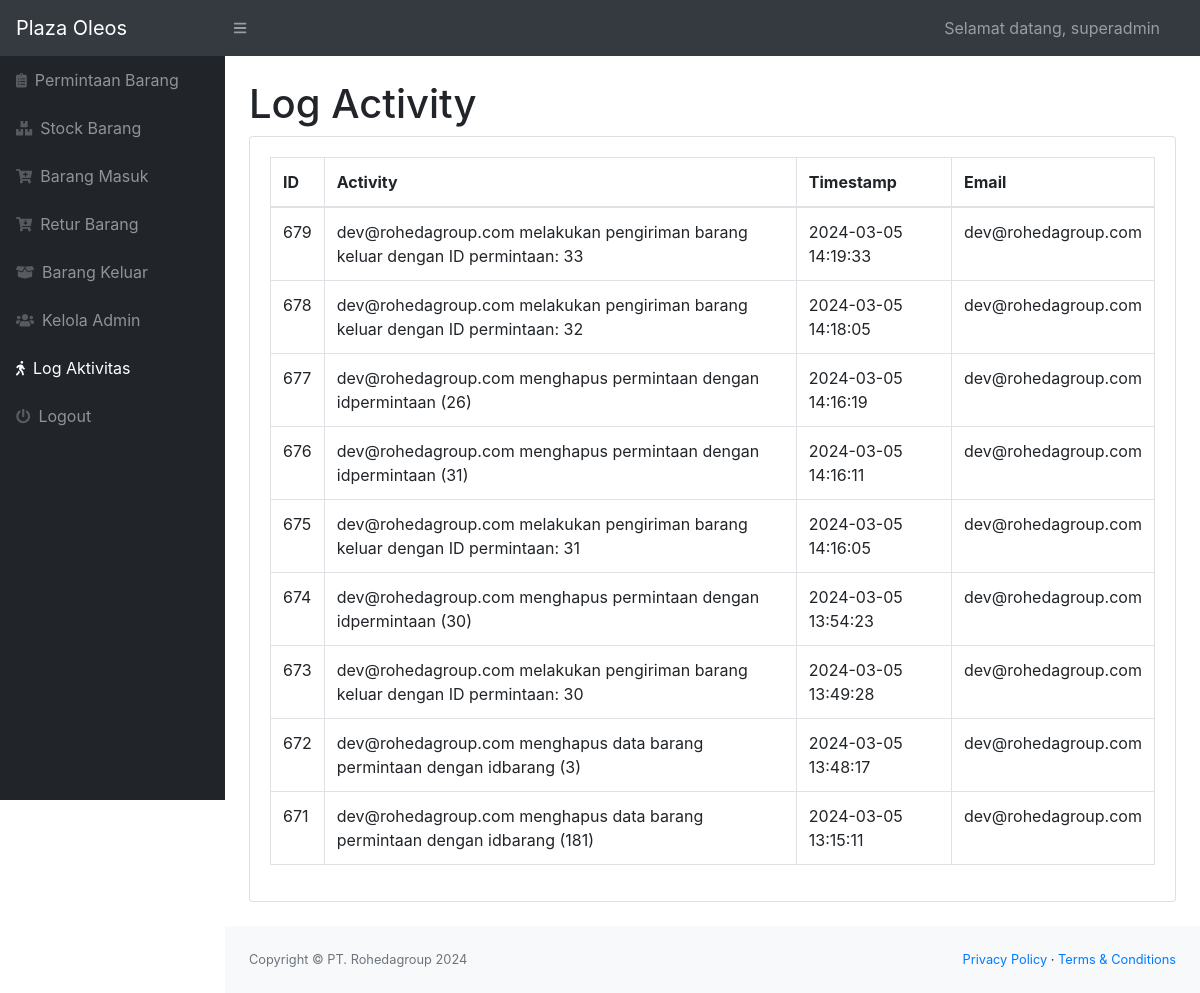
Page /view/log/log.php (signed in) on the earlier database version.
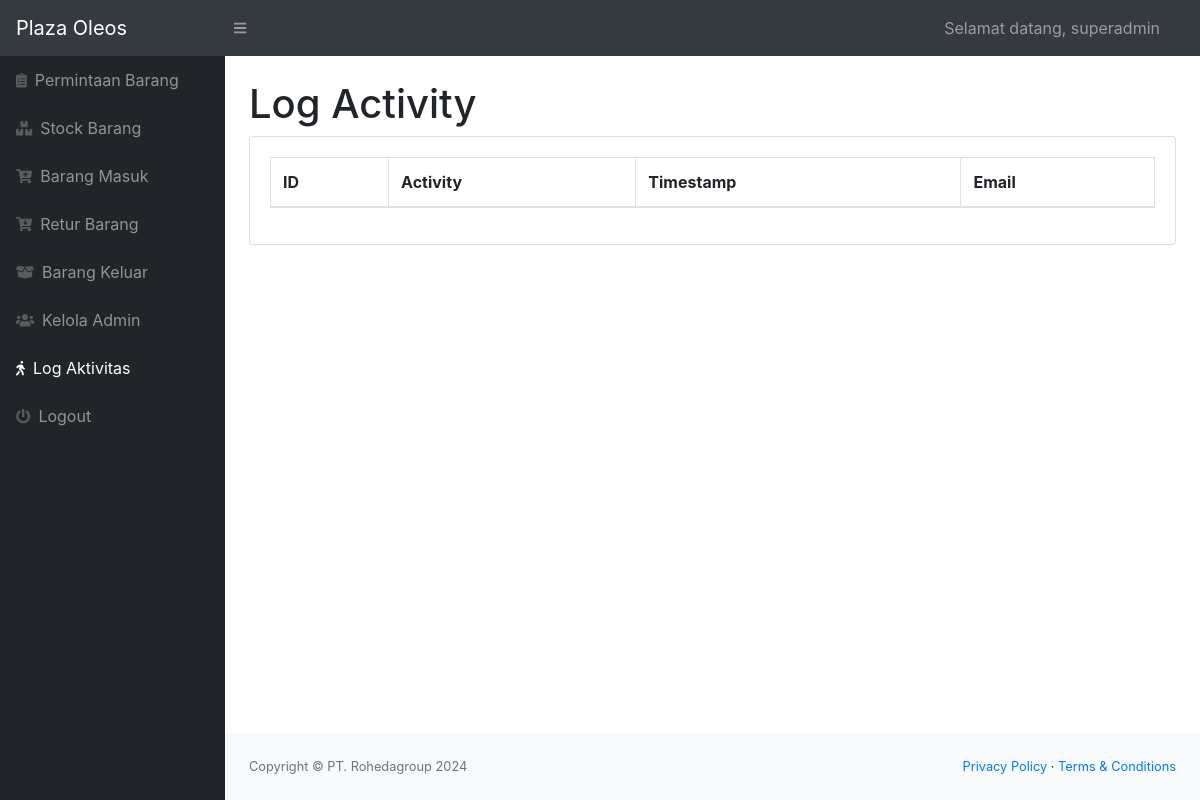
Same page on the later database version.
### tables this page shows
CREATE TABLE `log` (
  `id` int(11) NOT NULL,
  `activity` varchar(255) DEFAULT NULL,
  `timestamp` datetime DEFAULT current_timestamp(),
  `iduser` int(11) DEFAULT NULL
);

### view/log/log.php (the view, shortened to what this page needs)
<?php
require '../../helper/function.php';
$role = $_SESSION['role'];
$query = "SELECT log.id, log.activity, log.timestamp, login.email
          FROM log
          LEFT JOIN login ON log.iduser = login.iduser
          ORDER BY log.timestamp DESC";
$result = mysqli_query($conn, $query);
?>
<!DOCTYPE html>
<html lang="en">
<head>
    <link href="../../css/styles.css" rel="stylesheet" />
    <link href="https://cdn.datatables.net/1.10.20/css/dataTables.bootstrap4.min.css" rel="stylesheet" />
</head>
<body class="sb-nav-fixed">
    <?php
    require_once '../../layout/_nav.php';
    require_once '../../layout/_sidenav.php';
    ?>
    <div class="container-fluid">
        <h1 class="mt-4">Log Activity</h1>
        <div class="card mb-4">
            <div class="card-body">
                <div class="table-responsive">
                    <table class="table table-bordered" id="dataTable" width="100%" cellspacing="0">
                        <thead>
                            <tr>
                                <th>ID</th>
                                <th>Activity</th>
                                <th>Timestamp</th>
                                <th>Email</th>
                            </tr>
                        </thead>
                        <tbody>
                            <?php
                            while ($row = mysqli_fetch_assoc($result)) {
                                echo "<tr>";
                                echo "<td>" . htmlspecialchars($row['id']) . "</td>";
                                echo "<td>" . htmlspecialchars($row['activity']) . "</td>";
                                echo "<td>" . htmlspecialchars($row['timestamp']) . "</td>";
                                echo "<td>" . htmlspecialchars($row['email']) . "</td>";
                                echo "</tr>";
                            }
                            ?>
                        </tbody>
                    </table>
                </div>
            </div>
        </div>
    </div>
    <?php
    require_once '../../layout/_footer.php';
    ?>
</body>
</html>

### layout/_nav.php (shortened to what this page needs)
<nav class="sb-topnav navbar navbar-expand navbar-dark bg-dark">
    <a class="navbar-brand" href="index.php">Plaza Oleos</a>
    <button class="btn btn-link btn-sm order-1 order-lg-0" id="sidebarToggle" href="#"><i class="fas fa-bars"></i></button>
    <ul class="navbar-nav ml-auto mr-0 mr-md-3 my-2 my-md-0">
        <li class="nav-item">
            <span class="nav-link">
                <div class="navbar-brand"></div>
                Selamat datang, <?= $role; ?>
            </span>
        </li>
    </ul>
</nav>

### layout/_sidenav.php
<div id="layoutSidenav">
    <div id="layoutSidenav_content">
        <main>
            <div id="layoutSidenav_nav">
                <nav class="sb-sidenav accordion sb-sidenav-dark" id="sidenavAccordion">
                    <div class="sb-sidenav-menu">
                        <div class="nav">
                            <?php if ($_SESSION['role'] === 'superadmin' || $_SESSION['role'] === 'dev' || $_SESSION['role'] === 'user' || $_SESSION['role'] === 'supervisor') { ?>
                                <a class="nav-link" href="../permintaan/permintaan.php">
                                    <div class="sb-nav-link-icon"><i class="fas fa-clipboard-list"></i></div>
                                    Permintaan Barang
                                </a>
                            <?php } ?>
                            <?php if ($_SESSION['role'] === 'superadmin' || $_SESSION['role'] === 'dev' || $_SESSION['role'] === 'user' || $_SESSION['role'] === 'gudang') { ?>
                                <a class="nav-link" href="../../index.php">
                                    <div class="sb-nav-link-icon"><i class="fas fa-boxes"></i></div>
                                    Stock Barang
                                </a>
                            <?php } ?>
                            <?php if ($_SESSION['role'] === 'superadmin' || $_SESSION['role'] === 'dev' || $_SESSION['role'] === 'user' || $_SESSION['role'] === 'gudang') { ?>
                                <a class="nav-link" href="../masuk/barang_masuk.php">
                                    <div class="sb-nav-link-icon"><i class="fas fa-cart-plus"></i></div>
                                    Barang Masuk
                                </a>
                            <?php } ?>
                            <?php if ($_SESSION['role'] === 'superadmin' || $_SESSION['role'] === 'dev' || $_SESSION['role'] === 'user' || $_SESSION['role'] === 'gudang') { ?>
                                <a class="nav-link" href="../retur/retur.php">
                                    <div class="sb-nav-link-icon"><i class="fas fa-cart-arrow-down"></i></div>
                                    Retur Barang
                                </a>
                            <?php } ?>
                            <?php if ($_SESSION['role'] === 'superadmin' || $_SESSION['role'] === 'dev' || $_SESSION['role'] === 'user' || $_SESSION['role'] === 'gudang') { ?>
                                <a class="nav-link" href="../keluar/barang_keluar.php">
                                    <div class="sb-nav-link-icon"><i class="fas fa-box-open"></i></div>
                                    Barang Keluar
                                </a>
                            <?php } ?>
                            <?php if ($_SESSION['role'] === 'superadmin' || $_SESSION['role'] === 'dev' || $_SESSION['role'] === 'user') { ?>
                                <a class="nav-link" href="../admin/admin.php">
                                    <div class="sb-nav-link-icon"><i class="fas fa-users"></i></div>
                                    Kelola Admin
                                </a>
                            <?php } ?>
                            <?php if ($_SESSION['role'] === 'superadmin' || $_SESSION['role'] === 'dev' || $_SESSION['role'] === 'user') { ?>
                                <a class="nav-link" href="../log/log.php">
                                    <div class="sb-nav-link-icon"><i class="fas fa-walking"></i></div>
                                    Log Aktivitas
                                </a>
                            <?php } ?>
                            <a class="nav-link" href="#" data-toggle="modal" data-target="#logoutModal">
                                <div class="sb-nav-link-icon"><i class="fas fa-power-off"></i></div>
                                Logout
                            </a>
                        </div>
                    </div>
                </nav>
            </div>

### layout/_footer.php (shortened to what this page needs)
</main>
<footer class="py-4 bg-light mt-auto">
    <div class="container-fluid">
        <div class="d-flex align-items-center justify-content-between small">
            <div class="text-muted">Copyright &copy; PT. Rohedagroup 2024</div>
            <div>
                <a href="../about/privacy_policy.php">Privacy Policy</a>
                &middot;
                <a href="../about/terms_conditions.php">Terms &amp; Conditions</a>
            </div>
        </div>
    </div>
</footer>
</div>
</div>

Differences in the rows shown:
removed log: id "679", activity "dev@rohedagroup.com melakukan pengiriman barang keluar dengan ID permintaan: 33", timestamp "2024-03-05 14:19:33", iduser.email "dev@rohedagroup.com"
removed log: id "678", activity "dev@rohedagroup.com melakukan pengiriman barang keluar dengan ID permintaan: 32", timestamp "2024-03-05 14:18:05", iduser.email "dev@rohedagroup.com"
removed log: id "677", activity "dev@rohedagroup.com menghapus permintaan dengan idpermintaan (26)", timestamp "2024-03-05 14:16:19", iduser.email "dev@rohedagroup.com"
removed log: id "676", activity "dev@rohedagroup.com menghapus permintaan dengan idpermintaan (31)", timestamp "2024-03-05 14:16:11", iduser.email "dev@rohedagroup.com"
removed log: id "675", activity "dev@rohedagroup.com melakukan pengiriman barang keluar dengan ID permintaan: 31", timestamp "2024-03-05 14:16:05", iduser.email "dev@rohedagroup.com"
removed log: id "674", activity "dev@rohedagroup.com menghapus permintaan dengan idpermintaan (30)", timestamp "2024-03-05 13:54:23", iduser.email "dev@rohedagroup.com"
removed log: id "673", activity "dev@rohedagroup.com melakukan pengiriman barang keluar dengan ID permintaan: 30", timestamp "2024-03-05 13:49:28", iduser.email "dev@rohedagroup.com"
removed log: id "672", activity "dev@rohedagroup.com menghapus data barang permintaan dengan idbarang (3)", timestamp "2024-03-05 13:48:17", iduser.email "dev@rohedagroup.com"
removed log: id "671", activity "dev@rohedagroup.com menghapus data barang permintaan dengan idbarang (181)", timestamp "2024-03-05 13:15:11", iduser.email "dev@rohedagroup.com"
